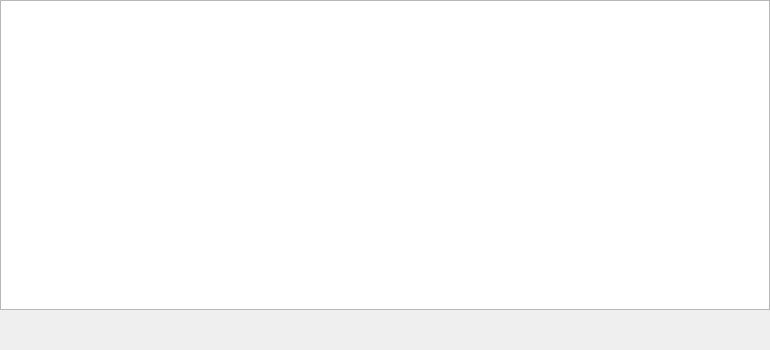
<?xml version="1.0" encoding="UTF-8"?>
<ui version="4.0">
 <class>PoundageShowWidget</class>
 <widget class="QWidget" name="PoundageShowWidget">
  <property name="geometry">
   <rect>
    <x>0</x>
    <y>0</y>
    <width>770</width>
    <height>350</height>
   </rect>
  </property>
  <property name="windowTitle">
   <string>Form</string>
  </property>
  <layout class="QVBoxLayout" name="verticalLayout">
   <property name="spacing">
    <number>0</number>
   </property>
   <property name="leftMargin">
    <number>0</number>
   </property>
   <property name="topMargin">
    <number>0</number>
   </property>
   <property name="rightMargin">
    <number>0</number>
   </property>
   <property name="bottomMargin">
    <number>0</number>
   </property>
   <item>
    <widget class="QTableView" name="tableView"/>
   </item>
   <item>
    <widget class="QStackedWidget" name="stackedWidget_pageBar">
     <property name="maximumSize">
      <size>
       <width>16777215</width>
       <height>40</height>
      </size>
     </property>
    </widget>
   </item>
  </layout>
 </widget>
 <resources/>
 <connections/>
</ui>
